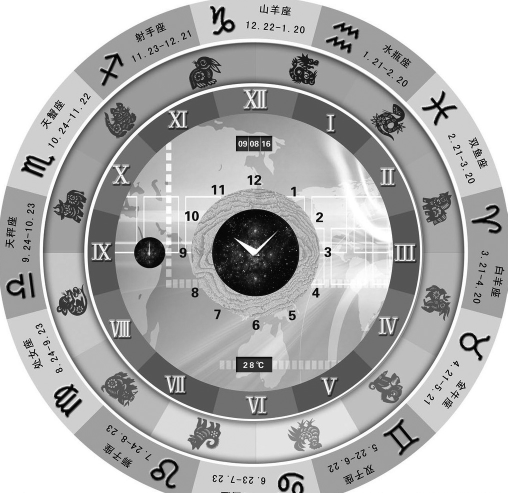
//> input picture OpenCV.Algorithmic.Solution/chapter-03/img2.jpg, 1015 x 986 px (shown at 1/2 size)
$ ./Polar ../img2.jpg   (built with g++ and OpenCV 4)
//> lines starting //> are read from the running program, lines starting //| are printed output that depends on the picture
//> further down, I is the input picture: 986 rows x 1015 cols, CV_8UC1; min 0, max 255, mean 176.1
#include<iostream>
#include<opencv2/core.hpp>
#include<opencv2/highgui.hpp>
#include<opencv2/imgproc.hpp>

using namespace std;
using namespace cv;

Mat polar(Mat I, Point2f center, Size size, float minr = 0, float mintheta = 0, float thetaStep = 1.0 / 4, float rStep = 1.0)
{
//> called with center = Point(508, 503), size = Size(1440, 70), minr = 270, mintheta = 0, thetaStep = 0.25, rStep = 1
    Mat ri = Mat::zeros(Size(1, size.height), CV_32FC1);
    for (int i = 0; i < size.height; i++)
    {
        ri.at<float>(i, 0) = minr + i*rStep;
    }
    Mat r = repeat(ri, 1, size.width);

    Mat thetaj = Mat::zeros(Size(size.width, 1), CV_32FC1);
    for (int j = 0; j < size.width; j++)
    {
        thetaj.at<float>(0, j) = mintheta + j*thetaStep;
    }
    Mat theta = repeat(thetaj, size.height, 1);

    //极坐标转换为笛卡尔坐标
    Mat x, y;
    polarToCart(r, theta, x, y, true);

    //将坐标原点移动到中心点
    x += center.x;
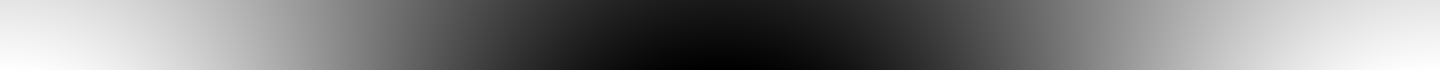
//> x: 70 rows x 1440 cols, CV_32FC1; min 169, max 847, mean 508; drawn with min black and max white
    y += center.y;
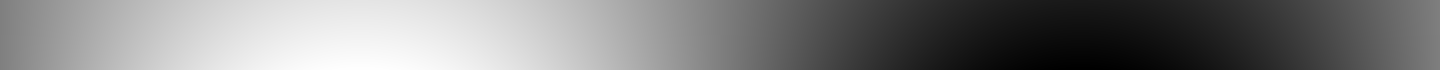
//> y: 70 rows x 1440 cols, CV_32FC1; min 164, max 842, mean 503; drawn with min black and max white

    //最近邻插值
    Mat dst = 125 * Mat::ones(size, CV_8UC1);
    for (int i = 0; i < size.height; i++)
    {
        for (int j = 0; j < size.width; j++)
        {
            float xij = x.at<float>(i, j);
            float yij = y.at<float>(i, j);
            int nearestx = int(round(xij));
            int nearesty = int(round(yij));
            if ((0 <= nearestx&& nearestx < I.cols) &&
                    (0 <= nearesty&& nearesty < I.rows))
                dst.at<uchar>(i, j) = I.at<uchar>(nearesty, nearestx);
        }
    }
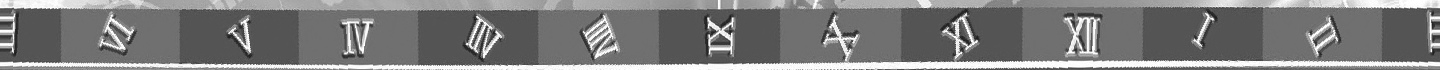
//> dst: 70 rows x 1440 cols, CV_8UC1; min 26, max 255, mean 124.7
    return dst;
}

int main(int argc, char*argv[])
{
    //读入图像
    Mat I = imread(argv[1], IMREAD_GRAYSCALE);
    if (!I.data)
        return -1;

    //图像的极坐标变换
    float thetaStep = 1.0 / 4;
    float minr = 270;
    Size size(int(360 / thetaStep), 70);
    Mat dst = polar(I, Point2f(508, 503), size, minr);

    //沿水平方向上镜像处理
    flip(dst, dst, 0);
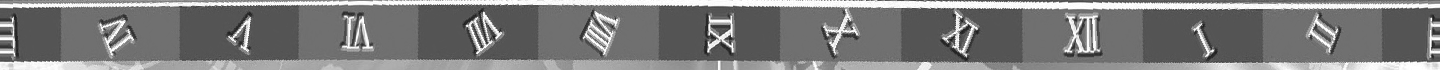
//> dst: 70 rows x 1440 cols, CV_8UC1; min 26, max 255, mean 124.7

    //显示原图和变换后的结果
    imshow("I", I);
    imshow("极坐标变换", dst);
    waitKey(0);
    return 0;
}
